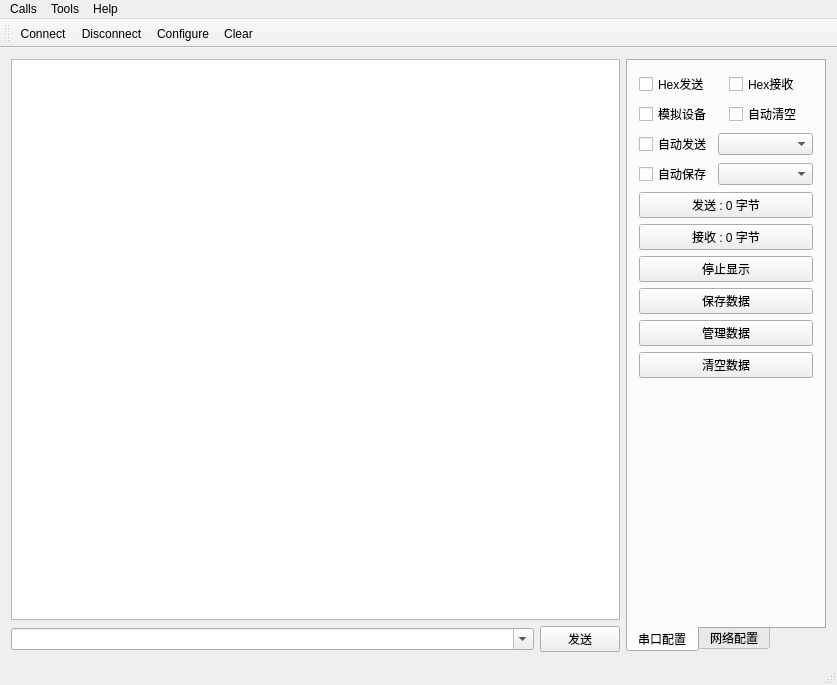
<?xml version="1.0" encoding="UTF-8"?>
<ui version="4.0">
 <class>MainWindow</class>
 <widget class="QMainWindow" name="MainWindow">
  <property name="geometry">
   <rect>
    <x>0</x>
    <y>0</y>
    <width>837</width>
    <height>685</height>
   </rect>
  </property>
  <property name="windowTitle">
   <string>Simple Terminal</string>
  </property>
  <widget class="QWidget" name="centralWidget">
   <layout class="QGridLayout" name="gridLayout">
    <item row="0" column="0">
     <widget class="QTextEdit" name="txtMain">
      <property name="enabled">
       <bool>true</bool>
      </property>
      <property name="frameShape">
       <enum>QFrame::StyledPanel</enum>
      </property>
      <property name="verticalScrollBarPolicy">
       <enum>Qt::ScrollBarAsNeeded</enum>
      </property>
      <property name="horizontalScrollBarPolicy">
       <enum>Qt::ScrollBarAsNeeded</enum>
      </property>
      <property name="readOnly">
       <bool>true</bool>
      </property>
     </widget>
    </item>
    <item row="0" column="1" rowspan="2">
     <widget class="QWidget" name="widgetRight" native="true">
      <property name="maximumSize">
       <size>
        <width>200</width>
        <height>16777215</height>
       </size>
      </property>
      <layout class="QVBoxLayout" name="verticalLayout">
       <property name="leftMargin">
        <number>0</number>
       </property>
       <property name="topMargin">
        <number>0</number>
       </property>
       <property name="rightMargin">
        <number>0</number>
       </property>
       <property name="bottomMargin">
        <number>0</number>
       </property>
       <item>
        <widget class="QTabWidget" name="tabWidget_2">
         <property name="tabPosition">
          <enum>QTabWidget::South</enum>
         </property>
         <property name="currentIndex">
          <number>0</number>
         </property>
         <widget class="QWidget" name="tab_3">
          <attribute name="title">
           <string>串口配置</string>
          </attribute>
          <layout class="QGridLayout" name="gridLayout_6">
           <item row="0" column="0">
            <widget class="QCheckBox" name="ckHexSend">
             <property name="text">
              <string>Hex发送</string>
             </property>
            </widget>
           </item>
           <item row="0" column="1">
            <widget class="QCheckBox" name="ckHexReceive">
             <property name="text">
              <string>Hex接收</string>
             </property>
            </widget>
           </item>
           <item row="1" column="0">
            <widget class="QCheckBox" name="ckDebug">
             <property name="text">
              <string>模拟设备</string>
             </property>
            </widget>
           </item>
           <item row="1" column="1">
            <widget class="QCheckBox" name="ckAutoClear">
             <property name="text">
              <string>自动清空</string>
             </property>
            </widget>
           </item>
           <item row="2" column="0" colspan="2">
            <layout class="QGridLayout" name="gridLayout_4">
             <item row="0" column="0">
              <widget class="QCheckBox" name="ckAutoSend">
               <property name="text">
                <string>自动发送</string>
               </property>
              </widget>
             </item>
             <item row="0" column="1">
              <widget class="QComboBox" name="cboxSendInterval">
               <property name="sizePolicy">
                <sizepolicy hsizetype="Expanding" vsizetype="Fixed">
                 <horstretch>0</horstretch>
                 <verstretch>0</verstretch>
                </sizepolicy>
               </property>
              </widget>
             </item>
             <item row="1" column="0">
              <widget class="QCheckBox" name="ckAutoSave">
               <property name="text">
                <string>自动保存</string>
               </property>
              </widget>
             </item>
             <item row="1" column="1">
              <widget class="QComboBox" name="cboxSaveInterval">
               <property name="sizePolicy">
                <sizepolicy hsizetype="Expanding" vsizetype="Fixed">
                 <horstretch>0</horstretch>
                 <verstretch>0</verstretch>
                </sizepolicy>
               </property>
              </widget>
             </item>
            </layout>
           </item>
           <item row="3" column="0" colspan="2">
            <widget class="QPushButton" name="btnSendCount">
             <property name="text">
              <string>发送 : 0 字节</string>
             </property>
            </widget>
           </item>
           <item row="4" column="0" colspan="2">
            <widget class="QPushButton" name="btnReceiveCount">
             <property name="text">
              <string>接收 : 0 字节</string>
             </property>
            </widget>
           </item>
           <item row="5" column="0" colspan="2">
            <widget class="QPushButton" name="btnStopShow">
             <property name="text">
              <string>停止显示</string>
             </property>
            </widget>
           </item>
           <item row="6" column="0" colspan="2">
            <widget class="QPushButton" name="btnSave">
             <property name="text">
              <string>保存数据</string>
             </property>
            </widget>
           </item>
           <item row="7" column="0" colspan="2">
            <widget class="QPushButton" name="btnData">
             <property name="text">
              <string>管理数据</string>
             </property>
            </widget>
           </item>
           <item row="8" column="0" colspan="2">
            <widget class="QPushButton" name="btnClear">
             <property name="text">
              <string>清空数据</string>
             </property>
            </widget>
           </item>
           <item row="9" column="0" colspan="2">
            <spacer name="verticalSpacer">
             <property name="orientation">
              <enum>Qt::Vertical</enum>
             </property>
             <property name="sizeHint" stdset="0">
              <size>
               <width>20</width>
               <height>2</height>
              </size>
             </property>
            </spacer>
           </item>
          </layout>
         </widget>
         <widget class="QWidget" name="tab_4">
          <attribute name="title">
           <string>网络配置</string>
          </attribute>
          <layout class="QGridLayout" name="gridLayout_7"/>
         </widget>
        </widget>
       </item>
      </layout>
     </widget>
    </item>
    <item row="1" column="0">
     <widget class="QWidget" name="widget" native="true">
      <layout class="QHBoxLayout" name="horizontalLayout">
       <property name="leftMargin">
        <number>0</number>
       </property>
       <property name="topMargin">
        <number>0</number>
       </property>
       <property name="rightMargin">
        <number>0</number>
       </property>
       <property name="bottomMargin">
        <number>0</number>
       </property>
       <item>
        <widget class="QComboBox" name="cboxData">
         <property name="sizePolicy">
          <sizepolicy hsizetype="Ignored" vsizetype="Fixed">
           <horstretch>0</horstretch>
           <verstretch>0</verstretch>
          </sizepolicy>
         </property>
         <property name="editable">
          <bool>true</bool>
         </property>
         <property name="duplicatesEnabled">
          <bool>false</bool>
         </property>
        </widget>
       </item>
       <item>
        <widget class="QPushButton" name="btnSend">
         <property name="minimumSize">
          <size>
           <width>80</width>
           <height>0</height>
          </size>
         </property>
         <property name="maximumSize">
          <size>
           <width>80</width>
           <height>16777215</height>
          </size>
         </property>
         <property name="text">
          <string>发送</string>
         </property>
        </widget>
       </item>
      </layout>
     </widget>
    </item>
   </layout>
  </widget>
  <widget class="QMenuBar" name="menuBar">
   <property name="geometry">
    <rect>
     <x>0</x>
     <y>0</y>
     <width>837</width>
     <height>26</height>
    </rect>
   </property>
   <widget class="QMenu" name="menuCalls">
    <property name="title">
     <string>Calls</string>
    </property>
    <addaction name="actionConnect"/>
    <addaction name="actionDisconnect"/>
    <addaction name="actionQuit"/>
    <addaction name="separator"/>
   </widget>
   <widget class="QMenu" name="menuTools">
    <property name="title">
     <string>Tools</string>
    </property>
    <addaction name="actionConfigure"/>
    <addaction name="actionClear"/>
   </widget>
   <widget class="QMenu" name="menuHelp">
    <property name="title">
     <string>Help</string>
    </property>
    <addaction name="actionAboutQt"/>
    <addaction name="actionAbout_App"/>
   </widget>
   <addaction name="menuCalls"/>
   <addaction name="menuTools"/>
   <addaction name="menuHelp"/>
  </widget>
  <widget class="QToolBar" name="mainToolBar">
   <attribute name="toolBarArea">
    <enum>TopToolBarArea</enum>
   </attribute>
   <attribute name="toolBarBreak">
    <bool>false</bool>
   </attribute>
   <addaction name="actionConnect"/>
   <addaction name="actionDisconnect"/>
   <addaction name="actionConfigure"/>
   <addaction name="actionClear"/>
  </widget>
  <widget class="QStatusBar" name="statusBar"/>
  <action name="actionAbout">
   <property name="icon">
    <iconset resource="myimage.qrc">
     <normaloff>:/image/image/min.gif</normaloff>:/image/image/min.gif</iconset>
   </property>
   <property name="text">
    <string>&amp;About</string>
   </property>
   <property name="toolTip">
    <string>About program</string>
   </property>
   <property name="shortcut">
    <string>Alt+A</string>
   </property>
  </action>
  <action name="actionAboutQt">
   <property name="text">
    <string>About Qt</string>
   </property>
  </action>
  <action name="actionConnect">
   <property name="icon">
    <iconset resource="myimage.qrc">
     <normaloff>:/image/image/connect.png</normaloff>:/image/image/connect.png</iconset>
   </property>
   <property name="text">
    <string>C&amp;onnect</string>
   </property>
   <property name="toolTip">
    <string>Connect to serial port</string>
   </property>
   <property name="shortcut">
    <string>Ctrl+O</string>
   </property>
  </action>
  <action name="actionDisconnect">
   <property name="icon">
    <iconset resource="myimage.qrc">
     <normaloff>:/image/image/disconnect.png</normaloff>:/image/image/disconnect.png</iconset>
   </property>
   <property name="text">
    <string>&amp;Disconnect</string>
   </property>
   <property name="toolTip">
    <string>Disconnect from serial port</string>
   </property>
   <property name="shortcut">
    <string>Ctrl+D</string>
   </property>
  </action>
  <action name="actionConfigure">
   <property name="icon">
    <iconset resource="myimage.qrc">
     <normaloff>:/image/image/settings.png</normaloff>:/image/image/settings.png</iconset>
   </property>
   <property name="text">
    <string>&amp;Configure</string>
   </property>
   <property name="toolTip">
    <string>Configure serial port</string>
   </property>
   <property name="shortcut">
    <string>Alt+C</string>
   </property>
  </action>
  <action name="actionClear">
   <property name="icon">
    <iconset resource="myimage.qrc">
     <normaloff>:/image/image/clear.png</normaloff>:/image/image/clear.png</iconset>
   </property>
   <property name="text">
    <string>C&amp;lear</string>
   </property>
   <property name="toolTip">
    <string>Clear data</string>
   </property>
   <property name="shortcut">
    <string>Alt+L</string>
   </property>
  </action>
  <action name="actionQuit">
   <property name="icon">
    <iconset resource="myimage.qrc">
     <normaloff>:/image/image/btn_close.png</normaloff>:/image/image/btn_close.png</iconset>
   </property>
   <property name="text">
    <string>&amp;Quit</string>
   </property>
   <property name="shortcut">
    <string>Ctrl+Q</string>
   </property>
  </action>
  <action name="actionAbout_2">
   <property name="text">
    <string>About App</string>
   </property>
  </action>
  <action name="actionAbout_3">
   <property name="text">
    <string>About</string>
   </property>
  </action>
  <action name="actionAbout_App">
   <property name="text">
    <string>About App</string>
   </property>
  </action>
  <action name="actionsadas">
   <property name="icon">
    <iconset resource="myimage.qrc">
     <normaloff>:/image/image/btn_ok.png</normaloff>:/image/image/btn_ok.png</iconset>
   </property>
   <property name="text">
    <string>sadas</string>
   </property>
  </action>
 </widget>
 <layoutdefault spacing="6" margin="11"/>
 <resources>
  <include location="myimage.qrc"/>
 </resources>
 <connections>
  <connection>
   <sender>btnSend</sender>
   <signal>clicked()</signal>
   <receiver>MainWindow</receiver>
   <slot>sendData()</slot>
   <hints>
    <hint type="sourcelabel">
     <x>565</x>
     <y>644</y>
    </hint>
    <hint type="destinationlabel">
     <x>575</x>
     <y>689</y>
    </hint>
   </hints>
  </connection>
 </connections>
 <slots>
  <slot>sendData()</slot>
 </slots>
</ui>
